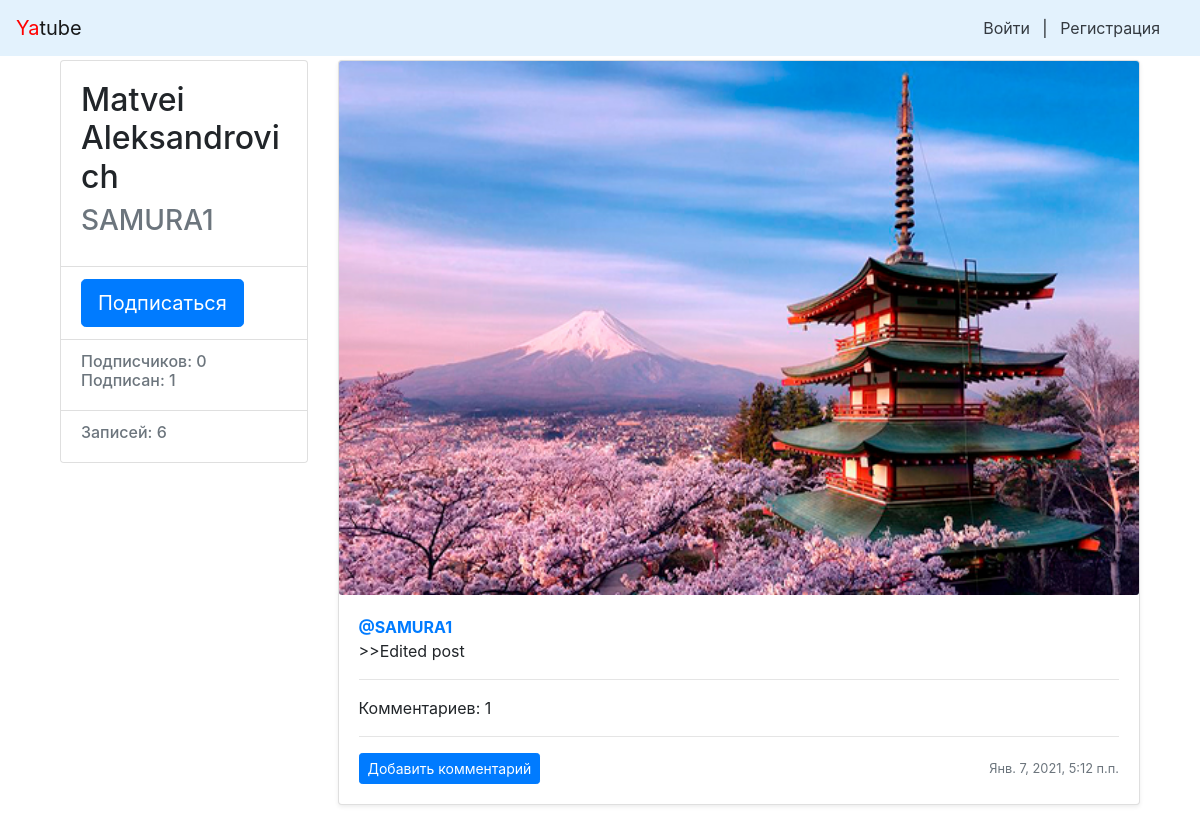
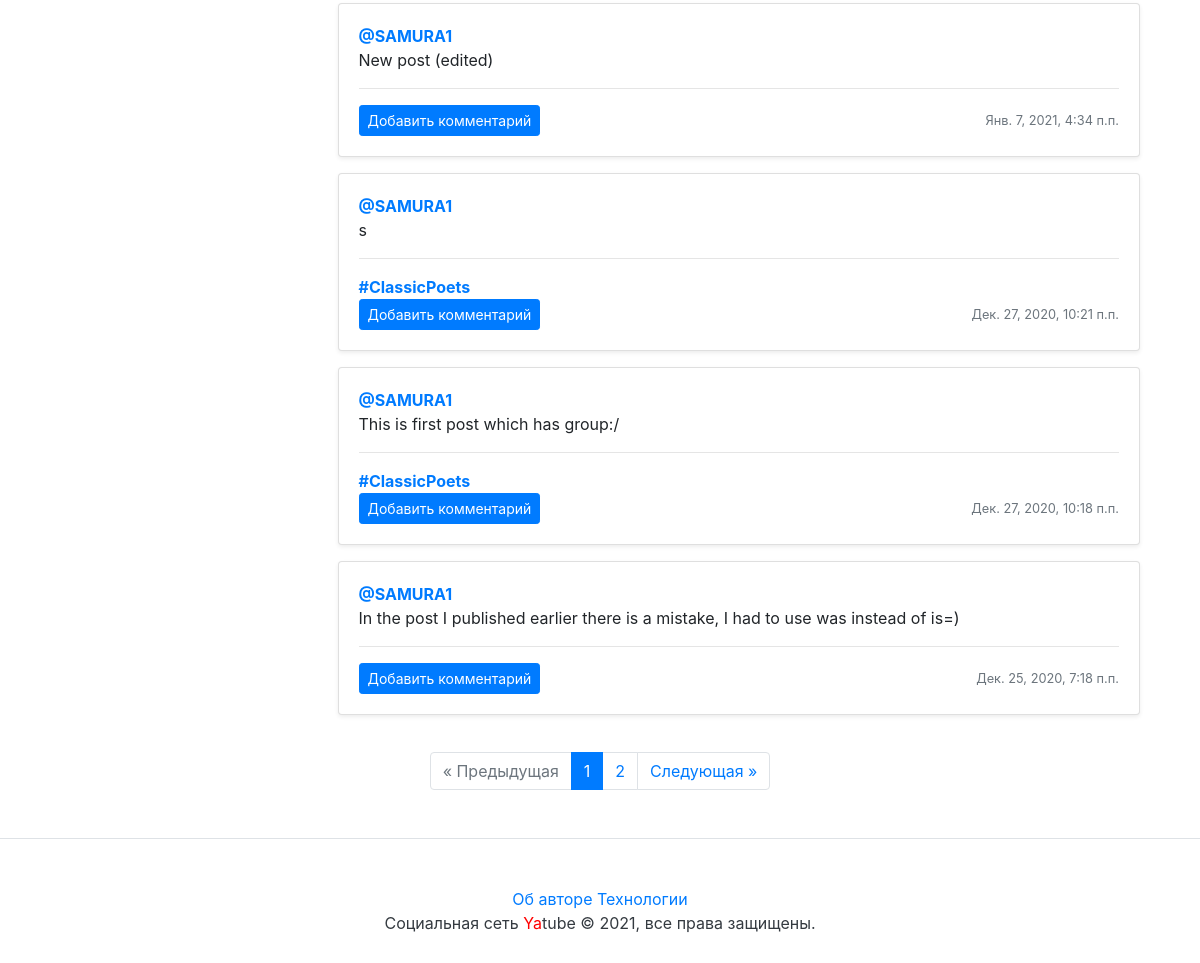
Page /SAMURA1/ on the committed database (2 pictures, top to bottom).
### posts/models.py (models this page shows, shortened)
class Post(models.Model):
    text = models.TextField(verbose_name='Текст', help_text='Это поле обязательно, пожалуйста заполните его.')
    pub_date = models.DateTimeField('date published', auto_now_add=True, db_index=True)
    author = models.ForeignKey(
        User, on_delete=models.CASCADE, related_name='posts',
        null=True
    )
    group = models.ForeignKey(
        'Group', blank=True, null=True,
        related_name='posts', on_delete=models.SET_NULL,
        verbose_name='Группа',
        help_text='Это поле необязательно, но оно может помочь Вам найти единомышленников.'
    )
    image = models.ImageField(upload_to='posts/', blank=True, null=True)
    class Meta():
        ordering = ('-pub_date',)

class Group(models.Model):
    title = models.CharField(max_length=200)
    slug = models.SlugField(unique=True)
    description = models.TextField()

### posts/views.py (the view)
# urls.py: path('<str:username>/', views.profile, name='profile'),
def profile(request, username):
    author = get_object_or_404(User, username=username)
    author_post_list = author.posts.all()
    paginator = Paginator(author_post_list, 5)
    author_page_number = request.GET.get('page')
    auth_page = paginator.get_page(author_page_number)
    posts_count = Post.objects.filter(author=author).select_related('author').count()
    form = CommentForm(request.POST or None)
    folllowers_count = Follow.objects.filter(author__username=username).count()
    following_count = Follow.objects.filter(user__username=username).count()
    following = request.user.is_authenticated and Follow.objects.filter(
        user=request.user, author=author
    ).exists()
    context = {
        'author': author,
        'page': auth_page,
        'paginator': paginator,
        'posts_count': posts_count,
        'form': form,
        'followers_count': folllowers_count,
        'following': following,
        'following_count': following_count,
    }
    return render(request, 'profile.html', context)

### templates/profile.html (shortened to what this page needs)
{% extends "base.html" %}
{% block content %}
{% load thumbnail %}
<main role="main" class="container">
  <div class="row">
    <div class="col-md-3 mb-3 mt-1">
      <div class="card">
      <div class="card-body">
        <div class="h2">
        {{ author.get_full_name }}
        </div>
        <div class="h3 text-muted">
        {{ author.username }}
        </div>
      </div>
        <ul class="list-group list-group-flush">
          <li class="list-group-item">
          {% if following %}
          <a class="btn btn-lg btn-light"
            href="{% url 'profile_unfollow' author.username %}" role="button">
                Отписаться
          </a>
          {% else %}
          <a class="btn btn-lg btn-primary"
            href="{% url 'profile_follow' author.username %}" role="button">
                Подписаться
          </a>
          {% endif %}
          </li>
          <li class="list-group-item">
            <div class="h6 text-muted">
                Подписчиков: {{ followers_count }} <br />
                Подписан: {{ following_count }}
            </div>
          </li>
          <li class="list-group-item">
          <div class="h6 text-muted">
                Записей: {{ posts_count }}
          </div>
          </li>
        </ul>
        </div>
</div>
<div class="col-md-9">
        {% for post in page %}
          {% include "post_item.html" with post=post %}
      {% endfor %}
         </div>
        </div>
        {% if page.has_other_pages %}
                      {% include "paginator.html" with items=page paginator=paginator%}
                  {% endif %}
    </main>
{% endblock %}

### templates/base.html (shortened to what this page needs)
<!doctype html>
<html>
<head>
    {% load static %}
    <link rel="stylesheet" href="{% static 'bootstrap/dist/css/bootstrap.min.css' %}">
</head>
<body>
    {% include 'nav.html' %}
    <main>
        <div class="container">
            {% block content %}
            {% endblock %}
        </div>
    </main>
    {% include 'footer.html' %}
</body>
</html>

### templates/nav.html
<nav class="navbar navbar-light" style="background-color: #e3f2fd;">
    <a class="navbar-brand" href="/"><span style="color:red">Ya</span>tube</a>
    <nav class="my-2 my-md-0 mr-md-3">
        {% if user.is_authenticated %}
            Пользователь: {{ user.username }}
            <a class="p-2 text-dark" href="{% url 'new_post' %}">Новая запись</a> |
            <a class="p-2 text-dark" href="{% url 'password_change' %}">Изменить пароль</a>
            <a class="p-2 text-dark" href="{% url 'logout' %}">Выйти</a>
        {% else %}
            <a class="p-2 text-dark" href="{% url 'login' %}">Войти</a> |
            <a class="p-2 text-dark" href="{% url 'signup' %}">Регистрация</a>
        {% endif %}
    </nav>
</nav>

### templates/post_item.html (shortened to what this page needs)
<div class="card mb-3 mt-1 shadow-sm">
    {% load thumbnail %}
    {% thumbnail post.image "960x339" crop="center" upscale=True as im %}
    <img class="card-img" src="{{ im.url }}" />
    {% endthumbnail %}
    <div class="card-body">
      <p class="card-text">
        <a name="post_{{ post.id }}" href="{% url 'profile' post.author.username %}">
          <strong class="d-block text-gray-dark">@{{ post.author }}</strong>
        </a>
        {{ post.text|linebreaksbr }}<hr>
      </p>
      {% if post.group %}
      <a class="card-link muted" href="{% url 'group_posts' post.group.slug %}">
        <strong class="d-block text-gray-dark">#{{ post.group.title }}</strong>
      </a>
      {% endif %}
      {% if post.comments.exists %}
      <div>
        Комментариев: {{ post.comments.count }}<hr>
      </div>
      {% endif %}
      <div class="d-flex justify-content-between align-items-center">
        <div class="btn-group">
        <div>
          <a class="btn btn-sm btn-primary" href="{% url 'post' post.author.username post.id %}" role="button">
            Добавить комментарий
          </a>
        </div>
        </div>
        <small class="text-muted">{{ post.pub_date }}</small>
      </div>
    </div>
  </div>

### templates/paginator.html (shortened to what this page needs)
{% if page.has_other_pages %}
<nav>
  <ul class="pagination justify-content-center" style="margin-top: 2%;">
          {% if page.has_previous %}
     <li class="page-item">
       <a class="page-link" href="?page={{ page.previous_page_number }}">&laquo; Предыдущая</a>
     </li>
          {% else %}
    <li class="page-item disabled">
      <span class="page-link">&laquo; Предыдущая</span>
    </li>
          {% endif %}
          {% for i in page.paginator.page_range %}
          {% if page.number == i %}
    <li class="page-item active">
      <span class="page-link">{{ i }}
      </span>
    </li>
          {% else %}
    <li class="page-item">
      <a class="page-link" href="?page={{ i }}">{{ i }}</a>
    </li>
          {% endif %}
          {% endfor %}
          {% if page.has_next %}
    <li class="page-item">
      <a class="page-link" href="?page={{ page.next_page_number }}">Следующая &raquo;</a>
    </li>
          {% else %}
    <li class="page-item disabled">
      <span class="page-link">Следующая &raquo;</span>
    </li>
          {% endif %}
  </ul>
</nav>
{% endif %}

### templates/footer.html
<footer class="pt-4 my-md-5 pt-md-5 border-top">
    <p class="m-0 text-dark text-center ">
        <a href="{% url 'about:author' %}">Об авторе</a>
        <a href="{% url 'about:tech' %}">Технологии</a>
    </p>
    <p class="m-0 text-dark text-center ">Социальная сеть <span style="color:red">Ya</span>tube © {% now 'Y' %}, все права защищены.</p>
  </footer>

### rows in the picture
Post: author "SAMURA1", text ">>Edited post", comments.count "1", pub_date "Янв. 7, 2021, 5:12 п.п."
Post: author "SAMURA1", text "New post (edited)", pub_date "Янв. 7, 2021, 4:34 п.п."
Post: author "SAMURA1", text "s", group "ClassicPoets", pub_date "Дек. 27, 2020, 10:21 п.п."
Post: author "SAMURA1", text "This is first post which has group:/", group "ClassicPoets", pub_date "Дек. 27, 2020, 10:18 п.п."
Post: author "SAMURA1", text "In the post I published earlier there is a mistake, I had to use was instead of is=)", pub_date "Дек. 25, 2020, 7:18 п.п."

### other values in the picture
{{ author.get_full_name }} "Matvei Aleksandrovich"
{{ author.username }} "SAMURA1"
{{ followers_count }} "0"
{{ following_count }} "1"
{{ posts_count }} "6"
{{ i }} "1"
{{ i }} "2"
